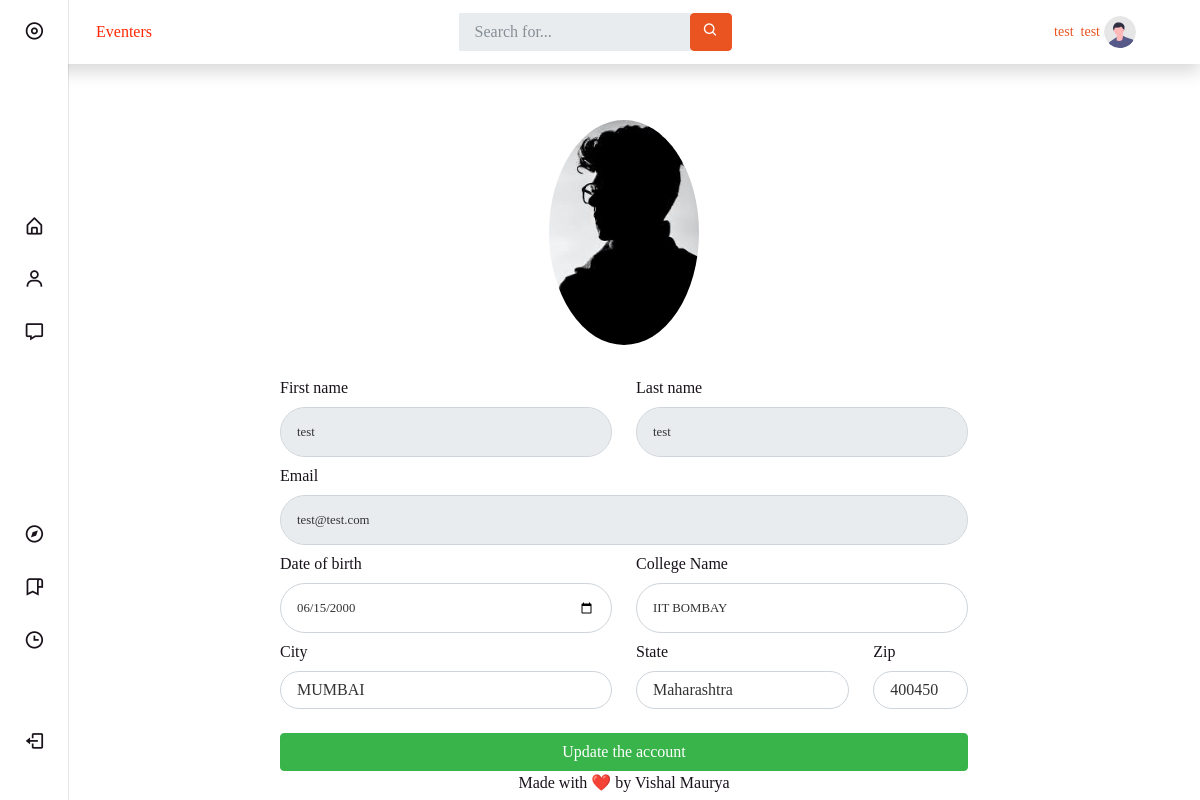
Page /joiners/pages/view-profile.php (signed in) on the committed database.
### tables this page shows
CREATE TABLE `student_login` (
  `ID` int NOT NULL,
  `FIRST_NAME` varchar(255) NOT NULL,
  `LAST_NAME` varchar(255) NOT NULL,
  `EMAIL` varchar(255) NOT NULL,
  `PASSWORD` varchar(255) NOT NULL,
  `DOB` date DEFAULT NULL,
  `COLLEGE_NAME` varchar(100) DEFAULT NULL,
  `CITY` varchar(100) DEFAULT NULL,
  `STATE` varchar(50) DEFAULT NULL,
  `ZIP` int DEFAULT NULL,
  `THUMBNAIL` varchar(255) DEFAULT NULL,
  `JOINED_ON` timestamp(6) NOT NULL DEFAULT CURRENT_TIMESTAMP(6)
);

### joiners/pages/view-profile.php (the view, shortened to what this page needs)
<?php
include '../includes/joiners_header.php';
include '../includes/joiners_navbar.php';
?>
<?php
$imgDestination = "../../global/uploads/profileImage/";
$email = $_SESSION['email'];
$sql = "SELECT * FROM `student_login` WHERE EMAIL = '$email'";
$result = mysqli_query($link, $sql);
$nums_rows = mysqli_num_rows($result);
if ($nums_rows > 0) {
    if ($data = mysqli_fetch_assoc($result)) {
?>
        <div class="container-fluid bg-white">
            <div class="col-8 mt-5 mx-auto ">
                <form action="../source/update-account-details.php" class="user" method="POST" enctype="multipart/form-data">
                    <div class="row mx-auto form-group">
                        <div class="update__profile__pic mb-4">
                            <img src="<?php
                            if($data['THUMBNAIL']){
                                echo $imgDestination . $data['THUMBNAIL'];
                            }
                            else{
                                echo  "../assets/profile_placeholder.png";
                            }
                             ?>" alt="" class="account__image mx-auto" style="cursor: pointer;">
                        </div>
                    </div>
                    <div class="row form-group">
                        <div class="col-sm-6">
                            <label for="staticFname" class="col-sm-2 col-md-4 col-form-label">First name</label>
                            <input type="text" class="form-control form-control-user" readonly="" name="first_name" placeholder="First Name" value=<?php echo $data['FIRST_NAME']; ?>>
                        </div>
                        <div class="col-sm-6">
                            <label for="staticLname" class="col-sm-2 col-md-4 col-form-label">Last name</label>
                            <input type="text" class="form-control form-control-user" readonly="" name="last_name" placeholder="Last Name" value=<?php echo $data['LAST_NAME']; ?>>
                        </div>
                    </div>
                    <div class="form-group">
                        <label for="staticEmail" class="col-sm-2 col-md-4 col-form-label">Email</label>
                        <input type="email" class="form-control form-control-user" readonly="" name="email" placeholder="Email" value=<?php echo $data['EMAIL']; ?>>
                    </div>
                    <div class="row form-group">
                        <div class="col-sm-6">
                            <label for="staticdob" class="col-sm-4 col-form-label">Date of birth</label>
                            <input type="date" class="form-control form-control-user" name="date_of_birth" placeholder="DOB" value="<?php echo $data['DOB'] ?>">
                        </div>
                        <div class="col-sm-6">
                            <label for="staticdob" class="col-sm-4 col-form-label">College Name</label>
                            <input type="text" class="form-control form-control-user" name="College" placeholder="College name" value="<?php echo $data['COLLEGE_NAME'] ?>">
                        </div>
                    </div>
                    <div class="row form-group mb-4">
                        <div class="form-group col-md-6">
                            <label for="cityName" class="col-sm-4 col-form-label">City</label>
                            <input type="text" class="form-control" id="inputCity" name="city" value="<?php echo $data['CITY'] ?>">
                        </div>
                        <div class="form-group col-md-4">
                            <label for="stateName" class="col-sm-4 col-form-label">State</label>
                            <input type="text" class="form-control" id="inputState" name="state" value="<?php echo $data['STATE'] ?>">
                        </div>
                        <div class="form-group col-md-2">
                            <label for="pinCode" class="col-sm-2 col-form-label">Zip</label>
                            <input type="text" class="form-control" id="inputZip" name="zipcode" value="<?php echo $data['ZIP'] ?>">
                        </div>
                    </div>
                    <div class="row form-group">
                        <div class="col"><button type="submit" class="btn btn-success w-100">Update the account</button></div>
                    </div>
                </form>
            </div>
        </div>
<?php
    }
}
?>
<?php
include '../includes/joiners_footer.php';
?>

### joiners/styles/style.css (style rules this page uses)
:root { --header-height: 3.5rem; --nav-width: 219px; --first-color: #ff681f; --first-color-light: #ff945f; --title-color: #ff2600; --text-color: #19121b; --text-color-light: #58555e; --body-color: #f9f6fd; --container-color: #fff; --body-font: "Roboto Slab", serif; --normal-font-size: 0.938rem; --small-font-size: 0.75rem; --smaller-font-size: 0.75rem; --font-semi-bold: 600; --font-medium: 500; --font-bold: 700; --z-fixed: 100; }
@media screen and (min-width: 1024px) { :root { --normal-font-size: 1rem; --small-font-size: 0.875rem; --smaller-font-size: 0.813rem; } }
body { margin: var(--header-height) 0 0 0; padding: 1rem 1rem 0; font-family: var(--body-font); font-size: var(--normal-font-size); background-color: var(--body-color); color: var(--text-color); }
img { max-width: 100%; height: auto; }
@media screen and (min-width: 768px) { body { padding: 1rem 3rem 0 6rem; } }
.form-control { border-radius: 4rem !important; }
.update__profile__pic { position: relative; }
.account__image { width: 150px; height: auto; border-radius: 50%; }
.account__image { opacity: 1; display: block; height: auto; transition: 0.5s ease; backface-visibility: hidden; }

### rows in the picture
student_login: THUMBNAIL (picture), first_name "test", last_name "test", email "test@test.com", date_of_birth "06/15/2000", College "IIT BOMBAY", city "MUMBAI", state "Maharashtra", zipcode "400450"

### other values in the picture
$_SESSION['first_name'] "test"
$_SESSION['last_name'] "test"
